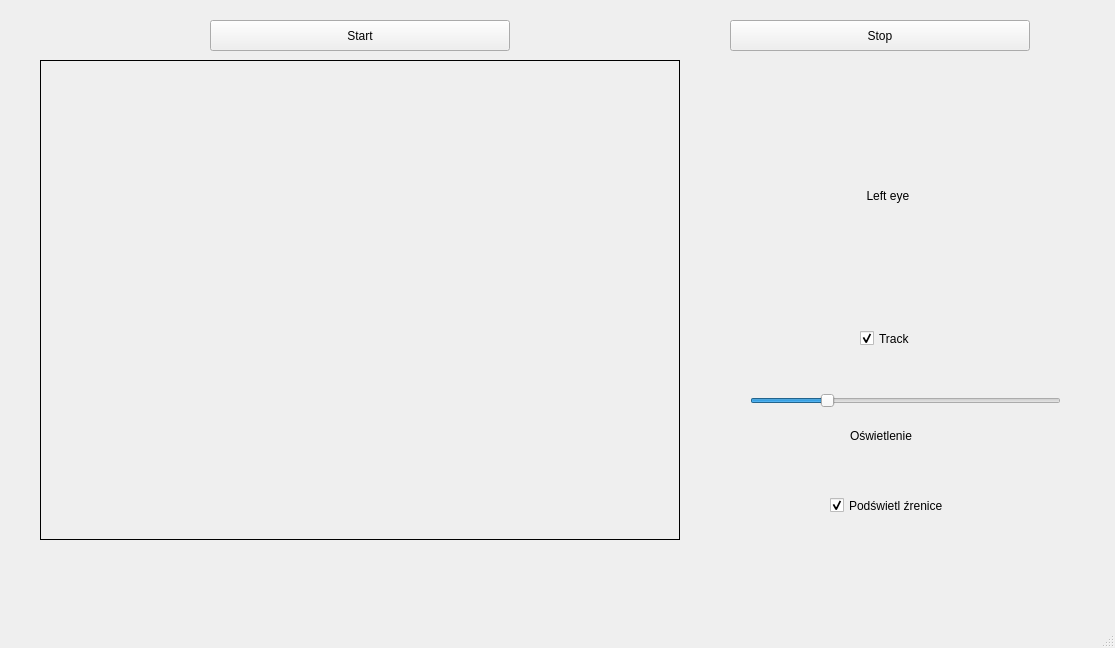
<?xml version="1.0" encoding="UTF-8"?>
<ui version="4.0">
 <class>MainWindow</class>
 <widget class="QMainWindow" name="MainWindow">
  <property name="geometry">
   <rect>
    <x>0</x>
    <y>0</y>
    <width>1115</width>
    <height>648</height>
   </rect>
  </property>
  <property name="windowTitle">
   <string>MainWindow</string>
  </property>
  <property name="styleSheet">
   <string notr="true"/>
  </property>
  <widget class="QWidget" name="centralwidget">
   <widget class="QCheckBox" name="pupilsCheckbox">
    <property name="geometry">
     <rect>
      <x>830</x>
      <y>480</y>
      <width>121</width>
      <height>51</height>
     </rect>
    </property>
    <property name="text">
     <string>Podświetl źrenice</string>
    </property>
    <property name="checked">
     <bool>true</bool>
    </property>
   </widget>
   <widget class="QLabel" name="baseImage">
    <property name="geometry">
     <rect>
      <x>40</x>
      <y>60</y>
      <width>640</width>
      <height>480</height>
     </rect>
    </property>
    <property name="frameShape">
     <enum>QFrame::Box</enum>
    </property>
    <property name="text">
     <string/>
    </property>
   </widget>
   <widget class="QLabel" name="leftEyeBox">
    <property name="enabled">
     <bool>true</bool>
    </property>
    <property name="geometry">
     <rect>
      <x>760</x>
      <y>70</y>
      <width>241</width>
      <height>251</height>
     </rect>
    </property>
    <property name="text">
     <string>                                Left eye</string>
    </property>
   </widget>
   <widget class="QPushButton" name="stopButton">
    <property name="geometry">
     <rect>
      <x>730</x>
      <y>20</y>
      <width>300</width>
      <height>31</height>
     </rect>
    </property>
    <property name="text">
     <string>Stop</string>
    </property>
   </widget>
   <widget class="QPushButton" name="startButton">
    <property name="geometry">
     <rect>
      <x>210</x>
      <y>20</y>
      <width>300</width>
      <height>31</height>
     </rect>
    </property>
    <property name="text">
     <string>Start</string>
    </property>
   </widget>
   <widget class="QCheckBox" name="leftEyeCheckbox">
    <property name="geometry">
     <rect>
      <x>860</x>
      <y>330</y>
      <width>70</width>
      <height>17</height>
     </rect>
    </property>
    <property name="text">
     <string>Track</string>
    </property>
    <property name="checked">
     <bool>true</bool>
    </property>
   </widget>
   <widget class="QSlider" name="leftEyeThreshold">
    <property name="geometry">
     <rect>
      <x>750</x>
      <y>390</y>
      <width>311</width>
      <height>22</height>
     </rect>
    </property>
    <property name="maximum">
     <number>255</number>
    </property>
    <property name="value">
     <number>60</number>
    </property>
    <property name="orientation">
     <enum>Qt::Horizontal</enum>
    </property>
   </widget>
   <widget class="QLabel" name="thresholdsLabel">
    <property name="geometry">
     <rect>
      <x>850</x>
      <y>420</y>
      <width>121</width>
      <height>31</height>
     </rect>
    </property>
    <property name="text">
     <string>Oświetlenie</string>
    </property>
   </widget>
  </widget>
  <widget class="QMenuBar" name="menubar">
   <property name="geometry">
    <rect>
     <x>0</x>
     <y>0</y>
     <width>1115</width>
     <height>26</height>
    </rect>
   </property>
  </widget>
  <widget class="QStatusBar" name="statusbar"/>
 </widget>
 <resources/>
 <connections/>
</ui>
